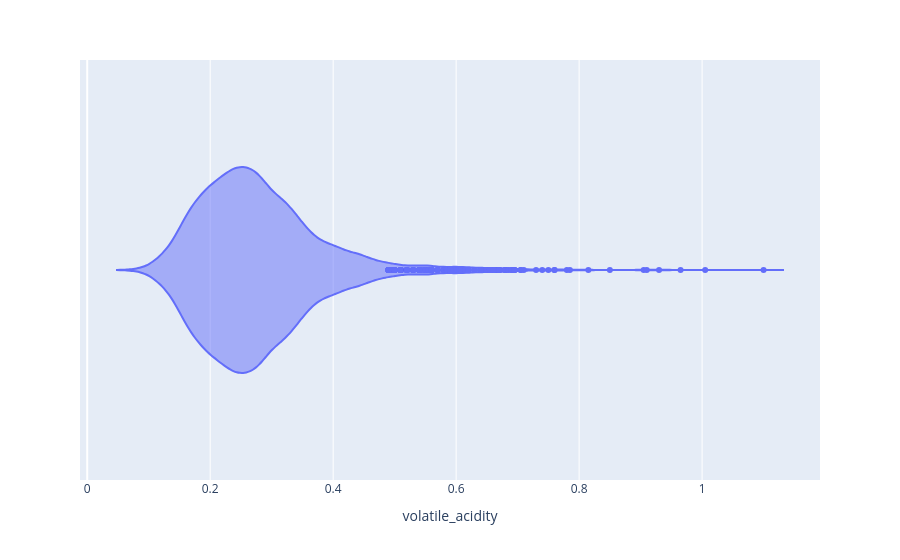

The code cell stored with this chart in its notebook:
### Code cell
px.violin(df,x='volatile_acidity')

### Figure 1 — Plotly figure (JSON) as saved in the notebook; plotly's stock layout.template omitted (floating-point values rounded to 4 significant figures; data arrays with more than 128 entries replaced by an {"elided": "..."} marker saying what was removed)
{"data": [{"alignmentgroup": "True", "box": {"visible": false}, "hovertemplate": "volatile_acidity=%{x}<extra></extra>", "legendgroup": "", "marker": {"color": "#636efa"}, "name": "", "offsetgroup": "", "orientation": "h", "scalegroup": "True", "showlegend": false, "type": "violin", "x": {"elided": "4898 float values"}, "x0": " ", "xaxis": "x", "y0": " ", "yaxis": "y"}], "layout": {"legend": {"tracegroupgap": 0}, "margin": {"t": 60}, "violinmode": "group", "xaxis": {"anchor": "y", "domain": [0, 1], "title": {"text": "volatile_acidity"}}, "yaxis": {"anchor": "x", "domain": [0, 1]}}}
